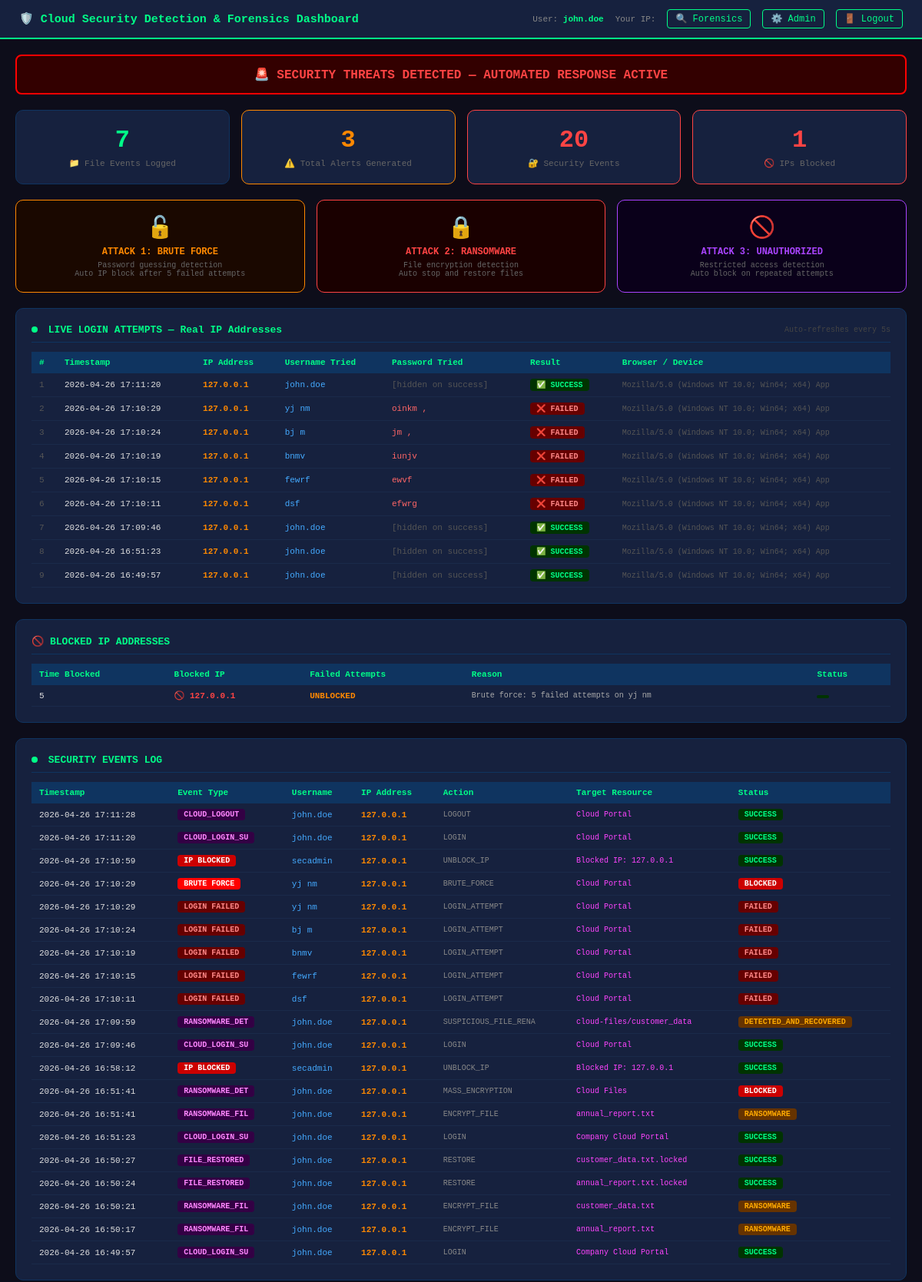
/dashboard (signed in, upper part), run on the app's committed database.
### tables this page shows
CREATE TABLE login_attempts (
            id INTEGER PRIMARY KEY AUTOINCREMENT,
            ip_address TEXT, username TEXT,
            password_tried TEXT, timestamp TEXT,
            success INTEGER DEFAULT 0, user_agent TEXT
        );

CREATE TABLE blocked_ips (
            id INTEGER PRIMARY KEY AUTOINCREMENT,
            ip_address TEXT UNIQUE,
            reason TEXT, blocked_at TEXT,
            attempt_count INTEGER,
            status TEXT DEFAULT "BLOCKED"
        );

CREATE TABLE security_events (
            id INTEGER PRIMARY KEY AUTOINCREMENT,
            timestamp TEXT, event_type TEXT,
            username TEXT, ip_address TEXT,
            action TEXT, target_resource TEXT,
            status TEXT, details TEXT
        );

### app.py (the view)
@app.route('/dashboard')
def security_dashboard():
    if 'sec_admin' not in session:
        return redirect(url_for('sec_login'))
    stats = get_db_stats()
    return render_template(
        'dashboard.html',
        stats=stats,
        current_user=session.get('sec_admin'),
        login_time=session.get('sec_login_time', 'Unknown')
    )

### templates/dashboard.html (shortened to what this page needs)
<!DOCTYPE html>
<html>
<head>
</head>
<body>
<div class="navbar">
    <h1>🛡️ Cloud Security Detection & Forensics Dashboard</h1>
    <div class="navbar-right">
        <span class="user-info">
            User: <strong>{{ current_user }}</strong>
        </span>
        <span class="user-info">
            Your IP: <strong style="color:#ff8800">{{ current_ip }}</strong>
        </span>
        <a href="/forensics">🔍 Forensics</a>
        <a href="/admin">⚙️ Admin</a>
        <a href="/logout">🚪 Logout</a>
    </div>
</div>
<div class="content">
    <div class="status-bar
        {% if stats.system_status == 'THREATS_DETECTED' %}
            status-danger
        {% else %}
            status-safe
        {% endif %}
    ">
        {% if stats.system_status == 'THREATS_DETECTED' %}
            🚨 SECURITY THREATS DETECTED — AUTOMATED RESPONSE ACTIVE
        {% else %}
            ✅ ALL SYSTEMS NORMAL — MONITORING ACTIVE — NO THREATS DETECTED
        {% endif %}
    </div>
    <div class="stats-grid">
        <div class="stat-card">
            <div class="stat-num">{{ stats.total_file_logs }}</div>
            <div class="stat-label">📁 File Events Logged</div>
        </div>
        <div class="stat-card warning">
            <div class="stat-num orange">{{ stats.total_alerts }}</div>
            <div class="stat-label">⚠️ Total Alerts Generated</div>
        </div>
        <div class="stat-card danger">
            <div class="stat-num red">{{ stats.total_security_events }}</div>
            <div class="stat-label">🔐 Security Events</div>
        </div>
        <div class="stat-card danger">
            <div class="stat-num red">{{ stats.total_blocked }}</div>
            <div class="stat-label">🚫 IPs Blocked</div>
        </div>
    </div>
    <div class="attack-grid">
        <div class="attack-box box-bf">
            <div class="attack-icon">🔓</div>
            <h3 style="color:#ff8800">ATTACK 1: BRUTE FORCE</h3>
            <p class="attack-desc">
                Password guessing detection<br>
                Auto IP block after {{ 5 }} failed attempts
            </p>
        </div>
        <div class="attack-box box-rs">
            <div class="attack-icon">🔒</div>
            <h3 style="color:#ff4444">ATTACK 2: RANSOMWARE</h3>
            <p class="attack-desc">
                File encryption detection<br>
                Auto stop and restore files
            </p>
        </div>
        <div class="attack-box box-ua">
            <div class="attack-icon">🚫</div>
            <h3 style="color:#aa44ff">ATTACK 3: UNAUTHORIZED</h3>
            <p class="attack-desc">
                Restricted access detection<br>
                Auto block on repeated attempts
            </p>
        </div>
    </div>
    <div class="section">
        <div class="section-header">
            <h2>
                <span class="live-dot"></span>
                LIVE LOGIN ATTEMPTS — Real IP Addresses
            </h2>
            <span class="refresh-info">Auto-refreshes every 5s</span>
        </div>
        {% if stats.login_attempts %}
        <table>
            <tr>
                <th>#</th>
                <th>Timestamp</th>
                <th>IP Address</th>
                <th>Username Tried</th>
                <th>Password Tried</th>
                <th>Result</th>
                <th>Browser / Device</th>
            </tr>
            {% for attempt in stats.login_attempts %}
            <tr>
                <td style="color:#555">{{ loop.index }}</td>
                <td>{{ attempt[4] }}</td>
                <td class="ip-orange">{{ attempt[1] }}</td>
                <td class="ip-blue">{{ attempt[2] }}</td>
                <td style="color:
                    {% if attempt[5] == 1 %}#555
                    {% else %}#ff6666{% endif %}
                ">
                    {% if attempt[5] == 1 %}
                        [hidden on success]
                    {% else %}
                        {{ attempt[3] }}
                    {% endif %}
                </td>
                <td>
                    {% if attempt[5] == 1 %}
                        <span class="badge b-success">✅ SUCCESS</span>
                    {% else %}
                        <span class="badge b-fail">❌ FAILED</span>
                    {% endif %}
                </td>
                <td style="font-size:10px; color:#555">
                    {{ attempt[6][:45] if attempt[6] else 'Unknown' }}
                </td>
            </tr>
            {% endfor %}
        </table>
        {% endif %}
    </div>
    <div class="section">
        <div class="section-header">
            <h2>🚫 BLOCKED IP ADDRESSES</h2>
        </div>
        {% if stats.blocked_ips %}
        <table>
            <tr>
                <th>Time Blocked</th>
                <th>Blocked IP</th>
                <th>Failed Attempts</th>
                <th>Reason</th>
                <th>Status</th>
            </tr>
            {% for ip_row in stats.blocked_ips %}
            <tr>
                <td>{{ ip_row[4] }}</td>
                <td class="ip-red">🚫 {{ ip_row[1] }}</td>
                <td style="color:#ff8800; font-weight:bold">
                    {{ ip_row[5] }}
                </td>
                <td style="font-size:10px; color:#aaa">
                    {{ ip_row[2][:55] }}
                </td>
                <td>
                    <span class="badge
                        {% if ip_row[6] == 'BLOCKED' %}b-block
                        {% else %}b-success{% endif %}
                    ">
                    </span>
                </td>
            </tr>
            {% endfor %}
        </table>
        {% else %}
        <div class="no-data">
            No IPs blocked yet.<br>
            Try 5 wrong passwords from any device
            to see automatic IP blocking in action.
        </div>
        {% endif %}
    </div>
    <div class="section">
        <div class="section-header">
            <h2>
                <span class="live-dot"></span>
                SECURITY EVENTS LOG
            </h2>
        </div>
        {% if stats.recent_security_events %}
        <table>
            <tr>
                <th>Timestamp</th>
                <th>Event Type</th>
                <th>Username</th>
                <th>IP Address</th>
                <th>Action</th>
                <th>Target Resource</th>
                <th>Status</th>
            </tr>
            {% for event in stats.recent_security_events %}
            <tr>
                <td>{{ event[1] }}</td>
                <td>
                    {% if 'BRUTE_FORCE' in event[2] %}
                        <span class="badge b-detect">BRUTE FORCE</span>
                    {% elif event[2] == 'LOGIN_FAILED' %}
                        <span class="badge b-fail">LOGIN FAILED</span>
                    {% elif event[2] == 'LOGIN_SUCCESS' %}
                        <span class="badge b-success">LOGIN OK</span>
                    {% elif 'UNAUTHORIZED' in event[2] %}
                        <span class="badge b-warn">UNAUTHORIZED</span>
                    {% elif 'BLOCKED' in event[2] %}
                        <span class="badge b-block">IP BLOCKED</span>
                    {% elif 'PRIVILEGE' in event[2] %}
                        <span class="badge b-deny">PRIV ESCALATION</span>
                    {% else %}
                        <span class="badge b-deny">
                            {{ event[2][:14] }}
                        </span>
                    {% endif %}
                </td>
                <td class="ip-blue">{{ event[3] }}</td>
                <td class="ip-orange">{{ event[4] }}</td>
                <td style="font-size:10px; color:#888">
                    {{ event[5][:20] }}
                </td>
                <td class="ip-purple" style="font-size:10px">
                    {{ event[6][:25] }}
                </td>
                <td>
                    <span class="badge
                        {% if event[7] == 'BLOCKED' %}b-block
                        {% elif event[7] == 'FAILED' %}b-fail
                        {% elif event[7] == 'SUCCESS' %}b-success
                        {% elif event[7] == 'DENIED' %}b-deny
                        {% else %}b-warn{% endif %}
                    ">{{ event[7] }}</span>
                </td>
            </tr>
            {% endfor %}
        </table>
        {% else %}
        <div class="no-data">
            No security events yet.<br>
            Start testing attacks to see events appear here.
        </div>
        {% endif %}
    </div>
</div>
</body>
</html>

### templates/dashboard.html (style rules this page uses)
* { box-sizing: border-box; margin: 0; padding: 0; }
body { font-family: 'Courier New', monospace; background: #0d0d1a; color: #e0e0e0; }
.navbar { background: #16213e; padding: 12px 25px; display: flex; justify-content: space-between; align-items: center; border-bottom: 2px solid #00ff88; position: sticky; top: 0; z-index: 100; }
.navbar h1 { color: #00ff88; font-size: 15px; }
.navbar-right { font-size: 12px; color: #888; display: flex; align-items: center; gap: 15px; }
.navbar a { color: #00ff88; text-decoration: none; font-size: 12px; border: 1px solid #00ff88; padding: 4px 10px; border-radius: 4px; }
.content { padding: 20px; }
.status-bar { padding: 14px 20px; border-radius: 8px; text-align: center; font-weight: bold; font-size: 16px; margin-bottom: 20px; }
.status-danger { background: #330000; border: 2px solid #ff0000; color: #ff4444; animation: blink 1s infinite; }
.stats-grid { display: grid; grid-template-columns: repeat(4, 1fr); gap: 15px; margin-bottom: 20px; }
.stat-card { background: #16213e; border: 1px solid #0f3460; border-radius: 10px; padding: 20px; text-align: center; }
.stat-card.danger { border-color: #ff4444; }
.stat-card.warning { border-color: #ff8800; }
.stat-num { font-size: 32px; font-weight: bold; color: #00ff88; }
.stat-num.red { color: #ff4444; }
.stat-num.orange { color: #ff8800; }
.stat-label { font-size: 11px; color: #666; margin-top: 5px; }
.attack-grid { display: grid; grid-template-columns: repeat(3, 1fr); gap: 15px; margin-bottom: 20px; }
.attack-box { border-radius: 10px; padding: 18px; text-align: center; }
.box-bf { background: #1a0800; border: 1px solid #ff8800; }
.box-rs { background: #1a0000; border: 1px solid #ff4444; }
.box-ua { background: #0a001a; border: 1px solid #aa44ff; }
.attack-box h3 { font-size: 12px; margin: 8px 0 5px; }
.attack-icon { font-size: 28px; }
.attack-desc { font-size: 10px; color: #666; }
.section { background: #16213e; border: 1px solid #0f3460; border-radius: 10px; padding: 20px; margin-bottom: 20px; }
.section-header { display: flex; justify-content: space-between; align-items: center; margin-bottom: 12px; padding-bottom: 8px; border-bottom: 1px solid #0f3460; }
.section h2 { color: #00ff88; font-size: 13px; }
.live-dot { display: inline-block; width: 8px; height: 8px; background: #00ff88; border-radius: 50%; margin-right: 6px; animation: pulse 1.5s infinite; }
table { width: 100%; border-collapse: collapse; font-size: 11px; }
th { background: #0f3460; padding: 8px 10px; text-align: left; color: #00ff88; font-size: 11px; }
td { padding: 7px 10px; border-bottom: 1px solid #1a2a4a; vertical-align: middle; }
.badge { display: inline-block; padding: 2px 8px; border-radius: 4px; font-size: 10px; font-weight: bold; }
.b-fail { background: #660000; color: #ff8888; }
.b-success { background: #003300; color: #00ff88; }
.b-block { background: #cc0000; color: white; }
.b-warn { background: #663300; color: #ffaa00; }
.b-deny { background: #330044; color: #ff88ff; }
.b-detect { background: #ff0000; color: white; }
.ip-orange { color: #ff8800; font-weight: bold; }
.ip-blue { color: #44aaff; }
.ip-purple { color: #ff44ff; }
.ip-red { color: #ff4444; font-weight: bold; }
.refresh-info { font-size: 10px; color: #444; text-align: right; }
.user-info { font-size: 11px; }
.user-info strong { color: #00ff88; }

### data on the page
login_attempts: timestamp "2026-04-26 17:11:20", ip_address "127.0.0.1", username "john.doe", success "[hidden on success]", user_agent "Mozilla/5.0 (Windows NT 10.0; Win64; x64) App"
login_attempts: timestamp "2026-04-26 17:10:29", ip_address "127.0.0.1", username "yj nm", password_tried "oinkm ,", success "❌ FAILED", user_agent "Mozilla/5.0 (Windows NT 10.0; Win64; x64) App"
login_attempts: timestamp "2026-04-26 17:10:24", ip_address "127.0.0.1", username "bj m", password_tried "jm ,", success "❌ FAILED", user_agent "Mozilla/5.0 (Windows NT 10.0; Win64; x64) App"
login_attempts: timestamp "2026-04-26 17:10:19", ip_address "127.0.0.1", username "bnmv", password_tried "iunjv", success "❌ FAILED", user_agent "Mozilla/5.0 (Windows NT 10.0; Win64; x64) App"
login_attempts: timestamp "2026-04-26 17:10:15", ip_address "127.0.0.1", username "fewrf", password_tried "ewvf", success "❌ FAILED", user_agent "Mozilla/5.0 (Windows NT 10.0; Win64; x64) App"
login_attempts: timestamp "2026-04-26 17:10:11", ip_address "127.0.0.1", username "dsf", password_tried "efwrg", success "❌ FAILED", user_agent "Mozilla/5.0 (Windows NT 10.0; Win64; x64) App"
login_attempts: timestamp "2026-04-26 17:09:46", ip_address "127.0.0.1", username "john.doe", success "[hidden on success]", user_agent "Mozilla/5.0 (Windows NT 10.0; Win64; x64) App"
login_attempts: timestamp "2026-04-26 16:51:23", ip_address "127.0.0.1", username "john.doe", success "[hidden on success]", user_agent "Mozilla/5.0 (Windows NT 10.0; Win64; x64) App"
login_attempts: timestamp "2026-04-26 16:49:57", ip_address "127.0.0.1", username "john.doe", success "[hidden on success]", user_agent "Mozilla/5.0 (Windows NT 10.0; Win64; x64) App"
blocked_ips: attempt_count "5", ip_address "127.0.0.1", status "UNBLOCKED", reason "Brute force: 5 failed attempts on yj nm"
security_events: timestamp "2026-04-26 17:11:28", event_type "CLOUD_LOGOUT", username "john.doe", ip_address "127.0.0.1", action "LOGOUT", target_resource "Cloud Portal", status "SUCCESS"
security_events: timestamp "2026-04-26 17:11:20", event_type "CLOUD_LOGIN_SU", username "john.doe", ip_address "127.0.0.1", action "LOGIN", target_resource "Cloud Portal", status "SUCCESS"
security_events: timestamp "2026-04-26 17:10:59", shows "IP BLOCKED", username "secadmin", ip_address "127.0.0.1", action "UNBLOCK_IP", target_resource "Blocked IP: 127.0.0.1", status "SUCCESS"
security_events: timestamp "2026-04-26 17:10:29", shows "BRUTE FORCE", username "yj nm", ip_address "127.0.0.1", action "BRUTE_FORCE", target_resource "Cloud Portal", status "BLOCKED"
security_events: timestamp "2026-04-26 17:10:29", event_type "LOGIN FAILED", username "yj nm", ip_address "127.0.0.1", action "LOGIN_ATTEMPT", target_resource "Cloud Portal", status "FAILED"
security_events: timestamp "2026-04-26 17:10:24", event_type "LOGIN FAILED", username "bj m", ip_address "127.0.0.1", action "LOGIN_ATTEMPT", target_resource "Cloud Portal", status "FAILED"
security_events: timestamp "2026-04-26 17:10:19", event_type "LOGIN FAILED", username "bnmv", ip_address "127.0.0.1", action "LOGIN_ATTEMPT", target_resource "Cloud Portal", status "FAILED"
security_events: timestamp "2026-04-26 17:10:15", event_type "LOGIN FAILED", username "fewrf", ip_address "127.0.0.1", action "LOGIN_ATTEMPT", target_resource "Cloud Portal", status "FAILED"
security_events: timestamp "2026-04-26 17:10:11", event_type "LOGIN FAILED", username "dsf", ip_address "127.0.0.1", action "LOGIN_ATTEMPT", target_resource "Cloud Portal", status "FAILED"
security_events: timestamp "2026-04-26 17:09:59", event_type "RANSOMWARE_DET", username "john.doe", ip_address "127.0.0.1", action "SUSPICIOUS_FILE_RENA", target_resource "cloud-files/customer_data", status "DETECTED_AND_RECOVERED"
security_events: timestamp "2026-04-26 17:09:46", event_type "CLOUD_LOGIN_SU", username "john.doe", ip_address "127.0.0.1", action "LOGIN", target_resource "Cloud Portal", status "SUCCESS"
security_events: timestamp "2026-04-26 16:58:12", shows "IP BLOCKED", username "secadmin", ip_address "127.0.0.1", action "UNBLOCK_IP", target_resource "Blocked IP: 127.0.0.1", status "SUCCESS"
security_events: timestamp "2026-04-26 16:51:41", event_type "RANSOMWARE_DET", username "john.doe", ip_address "127.0.0.1", action "MASS_ENCRYPTION", target_resource "Cloud Files", status "BLOCKED"
security_events: timestamp "2026-04-26 16:51:41", event_type "RANSOMWARE_FIL", username "john.doe", ip_address "127.0.0.1", action "ENCRYPT_FILE", target_resource "annual_report.txt", status "RANSOMWARE"
security_events: timestamp "2026-04-26 16:51:23", event_type "CLOUD_LOGIN_SU", username "john.doe", ip_address "127.0.0.1", action "LOGIN", target_resource "Company Cloud Portal", status "SUCCESS"
security_events: timestamp "2026-04-26 16:50:27", event_type "FILE_RESTORED", username "john.doe", ip_address "127.0.0.1", action "RESTORE", target_resource "customer_data.txt.locked", status "SUCCESS"
security_events: timestamp "2026-04-26 16:50:24", event_type "FILE_RESTORED", username "john.doe", ip_address "127.0.0.1", action "RESTORE", target_resource "annual_report.txt.locked", status "SUCCESS"
security_events: timestamp "2026-04-26 16:50:21", event_type "RANSOMWARE_FIL", username "john.doe", ip_address "127.0.0.1", action "ENCRYPT_FILE", target_resource "customer_data.txt", status "RANSOMWARE"
security_events: timestamp "2026-04-26 16:50:17", event_type "RANSOMWARE_FIL", username "john.doe", ip_address "127.0.0.1", action "ENCRYPT_FILE", target_resource "annual_report.txt", status "RANSOMWARE"
security_events: timestamp "2026-04-26 16:49:57", event_type "CLOUD_LOGIN_SU", username "john.doe", ip_address "127.0.0.1", action "LOGIN", target_resource "Company Cloud Portal", status "SUCCESS"

### other printed values
{{ current_user }} "john.doe"
{{ stats.total_file_logs }} "7"
{{ stats.total_alerts }} "3"
{{ stats.total_security_events }} "20"
{{ stats.total_blocked }} "1"
{{ 5 }} "5"
